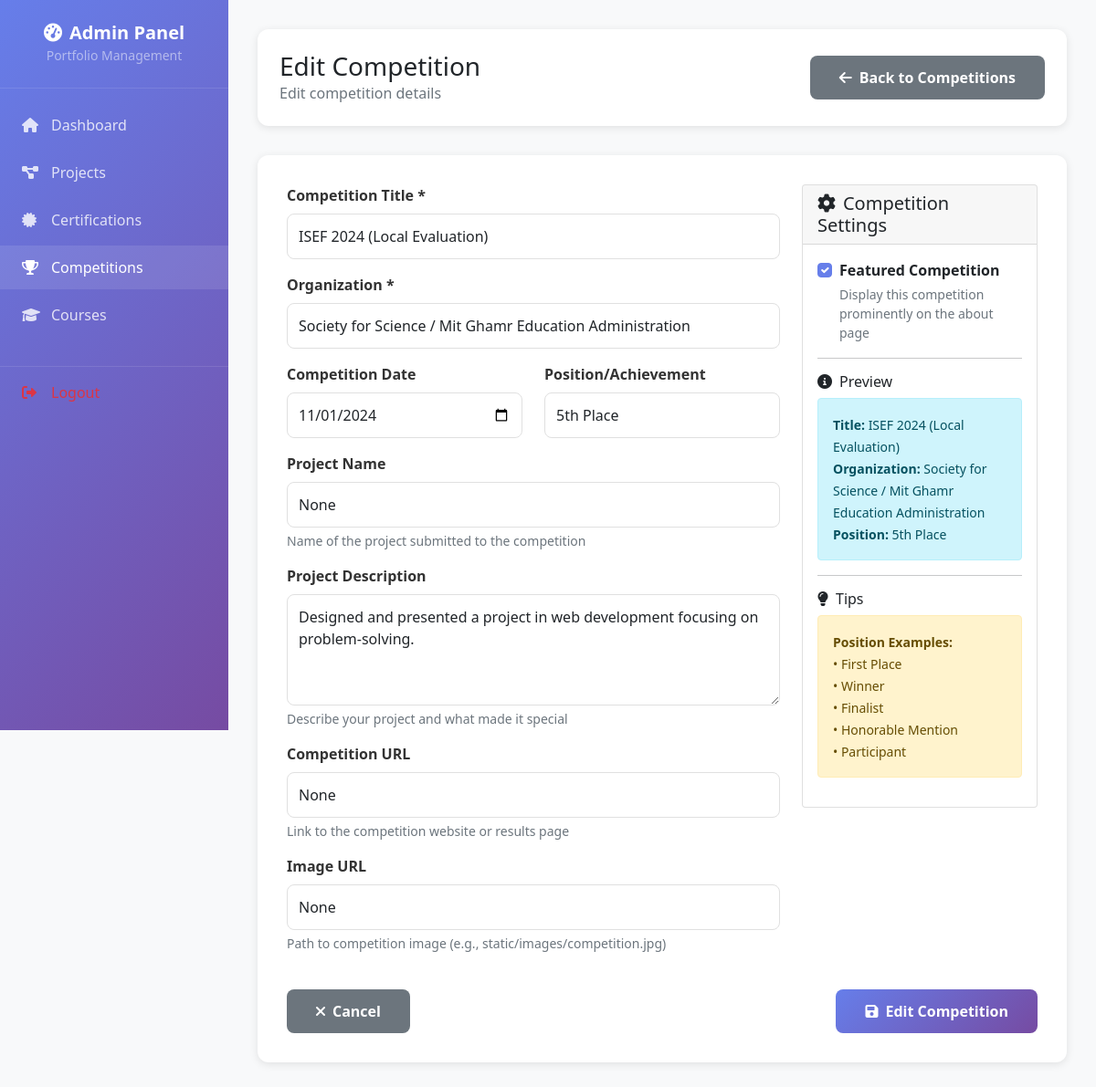
/admin/competitions/edit/1 (signed in), run on the app's committed database.
### app/models.py (models this page shows, shortened)
class Competition(db.Model):
    __tablename__ = 'competitions'
    id = db.Column(db.Integer, primary_key=True)
    title = db.Column(db.String(200), nullable=False)
    organization = db.Column(db.String(200), nullable=False)
    date = db.Column(db.Date, nullable=False)
    position = db.Column(db.String(100), nullable=True)  # e.g., "First Place", "Finalist"
    project_name = db.Column(db.String(200), nullable=True)
    project_description = db.Column(db.Text, nullable=True)
    image_url = db.Column(db.String(500), nullable=True)
    competition_url = db.Column(db.String(500), nullable=True)
    featured = db.Column(db.Boolean, default=False)
    created_at = db.Column(db.DateTime, default=datetime.utcnow)
    updated_at = db.Column(db.DateTime, default=datetime.utcnow, onupdate=datetime.utcnow)

### app/admin.py (the view, shortened to what this page needs)
@admin_bp.route('/competitions/edit/<int:id>', methods=['GET', 'POST'])
@admin_required
def edit_competition(id):
    competition = Competition.query.get_or_404(id)
    return render_template('admin/competition_form.html', competition=competition, action='Edit')

### app/admin.py (called while the page is built)
def admin_required(f):
    @wraps(f)
    def decorated_function(*args, **kwargs):
        if 'admin_logged_in' not in session:
            flash('Please login to access admin dashboard', 'danger')
            return redirect(url_for('admin.login'))
        return f(*args, **kwargs)
    return decorated_function

### app/templates/admin/competition_form.html (shortened to what this page needs)
<!DOCTYPE html>
<html lang="en">
<head>
    <link href="https://cdn.jsdelivr.net/npm/bootstrap@5.1.3/dist/css/bootstrap.min.css" rel="stylesheet">
    <link href="https://cdnjs.cloudflare.com/ajax/libs/font-awesome/6.0.0/css/all.min.css" rel="stylesheet">
</head>
<body>
    <div class="admin-wrapper">
        <nav class="sidebar" id="sidebar">
            <div class="sidebar-header">
                <h4><i class="fas fa-tachometer-alt me-2"></i>Admin Panel</h4>
                <small class="text-white-50">Portfolio Management</small>
            </div>
            <div class="sidebar-nav">
                <a class="nav-link" href="{{ url_for('admin.dashboard') }}">
                    <i class="fas fa-home"></i>Dashboard
                </a>
                <a class="nav-link" href="{{ url_for('admin.projects') }}">
                    <i class="fas fa-project-diagram"></i>Projects
                </a>
                <a class="nav-link" href="{{ url_for('admin.certifications') }}">
                    <i class="fas fa-certificate"></i>Certifications
                </a>
                <a class="nav-link active" href="{{ url_for('admin.competitions') }}">
                    <i class="fas fa-trophy"></i>Competitions
                </a>
                <a class="nav-link" href="{{ url_for('admin.courses') }}">
                    <i class="fas fa-graduation-cap"></i>Courses
                </a>
                <a class="nav-link text-danger" href="{{ url_for('admin.logout') }}">
                    <i class="fas fa-sign-out-alt"></i>Logout
                </a>
            </div>
        </nav>
        <main class="main-content">
            <div class="top-header">
                <div class="d-flex justify-content-between align-items-center">
                    <div>
                        <h1 class="h3 mb-0">{{ action }} Competition</h1>
                        <p class="text-muted mb-0">
                            {% if competition %}Edit competition details{% else %}Create a new competition entry{% endif %}
                        </p>
                    </div>
                    <a href="{{ url_for('admin.competitions') }}" class="btn-cancel">
                        <i class="fas fa-arrow-left me-2"></i>Back to Competitions
                    </a>
                </div>
            </div>
            <div class="form-container">
                <form method="POST">
                    <div class="row">
                        <div class="col-md-8">
                            <div class="mb-3">
                                <label for="title" class="form-label">Competition Title *</label>
                                <input type="text" class="form-control" id="title" name="title"
                                       value="{{ competition.title if competition else '' }}" required>
                            </div>
                            <div class="mb-3">
                                <label for="organization" class="form-label">Organization *</label>
                                <input type="text" class="form-control" id="organization" name="organization"
                                       value="{{ competition.organization if competition else '' }}" required>
                            </div>
                            <div class="row">
                                <div class="col-md-6">
                                    <div class="mb-3">
                                        <label for="date" class="form-label">Competition Date</label>
                                        <input type="date" class="form-control" id="date" name="date"
                                               value="{{ competition.date.strftime('%Y-%m-%d') if competition and competition.date else '' }}">
                                    </div>
                                </div>
                                <div class="col-md-6">
                                    <div class="mb-3">
                                        <label for="position" class="form-label">Position/Achievement</label>
                                        <input type="text" class="form-control" id="position" name="position"
                                               value="{{ competition.position if competition else '' }}"
                                               placeholder="e.g., First Place, Winner, Finalist">
                                    </div>
                                </div>
                            </div>
                            <div class="mb-3">
                                <label for="project_name" class="form-label">Project Name</label>
                                <input type="text" class="form-control" id="project_name" name="project_name"
                                       value="{{ competition.project_name if competition else '' }}">
                                <div class="help-text">Name of the project submitted to the competition</div>
                            </div>
                            <div class="mb-3">
                                <label for="project_description" class="form-label">Project Description</label>
                                <textarea class="form-control" id="project_description" name="project_description" rows="4">{{ competition.project_description if competition else '' }}</textarea>
                                <div class="help-text">Describe your project and what made it special</div>
                            </div>
                            <div class="mb-3">
                                <label for="competition_url" class="form-label">Competition URL</label>
                                <input type="url" class="form-control" id="competition_url" name="competition_url"
                                       value="{{ competition.competition_url if competition else '' }}">
                                <div class="help-text">Link to the competition website or results page</div>
                            </div>
                            <div class="mb-3">
                                <label for="image_url" class="form-label">Image URL</label>
                                <input type="text" class="form-control" id="image_url" name="image_url"
                                       value="{{ competition.image_url if competition else '' }}">
                                <div class="help-text">Path to competition image (e.g., static/images/competition.jpg)</div>
                            </div>
                        </div>
                        <div class="col-md-4">
                            <div class="card">
                                <div class="card-header">
                                    <h5 class="mb-0"><i class="fas fa-cog me-2"></i>Competition Settings</h5>
                                </div>
                                <div class="card-body">
                                    <div class="mb-3">
                                        <div class="form-check">
                                            <input class="form-check-input" type="checkbox" id="featured" name="featured"
                                                   {% if competition and competition.featured %}checked{% endif %}>
                                            <label class="form-check-label" for="featured">
                                                <strong>Featured Competition</strong>
                                                <div class="help-text">Display this competition prominently on the about page</div>
                                            </label>
                                        </div>
                                    </div>
                                    <hr>
                                    <h6><i class="fas fa-info-circle me-2"></i>Preview</h6>
                                    <div class="alert alert-info">
                                        <small>
                                            <strong>Title:</strong> <span id="preview-title">{{ competition.title if competition else 'Your Competition Title' }}</span><br>
                                            <strong>Organization:</strong> <span id="preview-organization">{{ competition.organization if competition else 'Competition Organizer' }}</span><br>
                                            <strong>Position:</strong> <span id="preview-position">{{ competition.position if competition else 'Achievement' }}</span>
                                        </small>
                                    </div>
                                    <hr>
                                    <h6><i class="fas fa-lightbulb me-2"></i>Tips</h6>
                                    <div class="alert alert-warning">
                                        <small>
                                            <strong>Position Examples:</strong><br>
                                            • First Place<br>
                                            • Winner<br>
                                            • Finalist<br>
                                            • Honorable Mention<br>
                                            • Participant
                                        </small>
                                    </div>
                                </div>
                            </div>
                        </div>
                    </div>
                    <div class="d-flex justify-content-between mt-4">
                        <a href="{{ url_for('admin.competitions') }}" class="btn-cancel">
                            <i class="fas fa-times me-2"></i>Cancel
                        </a>
                        <button type="submit" class="btn-submit">
                            <i class="fas fa-save me-2"></i>{{ action }} Competition
                        </button>
                    </div>
                </form>
            </div>
        </main>
    </div>
</body>
</html>

### app/templates/admin/competition_form.html (style rules this page uses)
body { background-color: #f8f9fa; margin: 0; padding: 0; }
.admin-wrapper { display: flex; min-height: 100vh; }
.sidebar { width: 250px; background: linear-gradient(135deg, #667eea 0%, #764ba2 100%); color: white; position: fixed; height: 100vh; overflow-y: auto; z-index: 1000; transition: transform 0.3s ease; }
.sidebar-header { padding: 1.5rem; text-align: center; border-bottom: 1px solid rgba(255, 255, 255, 0.1); }
.sidebar-header h4 { margin: 0; font-size: 1.25rem; font-weight: 600; }
.sidebar-nav { padding: 1rem 0; }
.sidebar .nav-link { color: rgba(255, 255, 255, 0.8); padding: 0.75rem 1.5rem; border-radius: 0; margin-bottom: 0.25rem; transition: all 0.3s ease; display: flex; align-items: center; text-decoration: none; }
.sidebar .nav-link:hover, .sidebar .nav-link.active { background: rgba(255, 255, 255, 0.1); color: white; }
.sidebar .nav-link i { width: 20px; margin-right: 0.75rem; }
.sidebar .nav-link.text-danger { margin-top: 2rem; border-top: 1px solid rgba(255, 255, 255, 0.1); padding-top: 1rem; }
.main-content { flex: 1; margin-left: 250px; padding: 2rem; min-height: 100vh; }
.top-header { background: white; border-radius: 12px; padding: 1.5rem; margin-bottom: 2rem; box-shadow: 0 2px 10px rgba(0, 0, 0, 0.1); }
.form-container { background: white; border-radius: 12px; padding: 2rem; box-shadow: 0 2px 10px rgba(0, 0, 0, 0.1); }
.form-label { font-weight: 600; color: #333; margin-bottom: 0.5rem; }
.form-control, .form-select { border-radius: 8px; border: 1px solid #e0e0e0; padding: 0.75rem; }
.btn-submit { background: linear-gradient(135deg, #667eea 0%, #764ba2 100%); border: none; border-radius: 8px; padding: 0.75rem 2rem; color: white; font-weight: 600; transition: transform 0.2s ease; }
.btn-cancel { background: #6c757d; border: none; border-radius: 8px; padding: 0.75rem 2rem; color: white; font-weight: 600; text-decoration: none; display: inline-block; transition: transform 0.2s ease; }
.form-check-input:checked { background-color: #667eea; border-color: #667eea; }
.help-text { font-size: 0.875rem; color: #6c757d; margin-top: 0.25rem; }

### data on the page
Competition: title "ISEF 2024 (Local Evaluation)", organization "Society for Science / Mit Ghamr Education Administration", date "11/01/2024", position "5th Place", project_name "None", project_description "Designed and presented a project in web development focusing on problem-solving.", competition_url "None", image_url "None", featured "☑"

### other printed values
{{ action }} "Edit"
